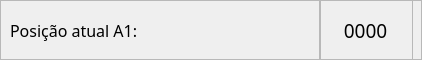
                         <widget class="QFrame" name="frame_32">
                          <property name="maximumSize">
                           <size>
                            <width>16777215</width>
                            <height>60</height>
                           </size>
                          </property>
                          <property name="frameShape">
                           <enum>QFrame::StyledPanel</enum>
                          </property>
                          <property name="frameShadow">
                           <enum>QFrame::Raised</enum>
                          </property>
                          <widget class="QFrame" name="frame_47">
                           <property name="geometry">
                            <rect>
                             <x>320</x>
                             <y>0</y>
                             <width>93</width>
                             <height>85</height>
                            </rect>
                           </property>
                           <property name="minimumSize">
                            <size>
                             <width>80</width>
                             <height>0</height>
                            </size>
                           </property>
                           <property name="frameShape">
                            <enum>QFrame::StyledPanel</enum>
                           </property>
                           <property name="frameShadow">
                            <enum>QFrame::Raised</enum>
                           </property>
                           <widget class="QLabel" name="lbl_pos_atual_a1">
                            <property name="geometry">
                             <rect>
                              <x>0</x>
                              <y>0</y>
                              <width>91</width>
                              <height>61</height>
                             </rect>
                            </property>
                            <property name="font">
                             <font>
                              <family>Equinox Bold</family>
                              <pointsize>14</pointsize>
                             </font>
                            </property>
                            <property name="text">
                             <string>0000</string>
                            </property>
                            <property name="alignment">
                             <set>Qt::AlignCenter</set>
                            </property>
                           </widget>
                          </widget>
                          <widget class="QFrame" name="frame_46">
                           <property name="geometry">
                            <rect>
                             <x>0</x>
                             <y>0</y>
                             <width>320</width>
                             <height>85</height>
                            </rect>
                           </property>
                           <property name="sizePolicy">
                            <sizepolicy hsizetype="Preferred" vsizetype="Preferred">
                             <horstretch>0</horstretch>
                             <verstretch>0</verstretch>
                            </sizepolicy>
                           </property>
                           <property name="minimumSize">
                            <size>
                             <width>320</width>
                             <height>0</height>
                            </size>
                           </property>
                           <property name="frameShape">
                            <enum>QFrame::StyledPanel</enum>
                           </property>
                           <property name="frameShadow">
                            <enum>QFrame::Raised</enum>
                           </property>
                           <widget class="QLabel" name="label_18">
                            <property name="geometry">
                             <rect>
                              <x>10</x>
                              <y>0</y>
                              <width>311</width>
                              <height>61</height>
                             </rect>
                            </property>
                            <property name="sizePolicy">
                             <sizepolicy hsizetype="Preferred" vsizetype="Preferred">
                              <horstretch>0</horstretch>
                              <verstretch>0</verstretch>
                             </sizepolicy>
                            </property>
                            <property name="font">
                             <font>
                              <family>Equinox Bold</family>
                              <pointsize>12</pointsize>
                             </font>
                            </property>
                            <property name="text">
                             <string>Posição atual A1:</string>
                            </property>
                           </widget>
                          </widget>
                         </widget>
